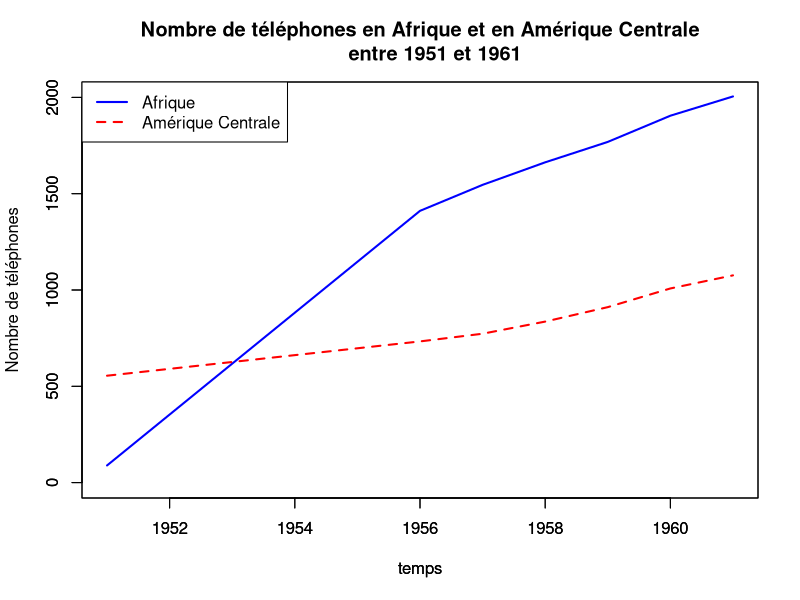

Here is the R script that generated this plot:
## ---- chunk 1
knitr::opts_chunk$set(echo = TRUE)
## ---- chunk 2
# 1.a
a = 0:535
x = a[a %% 3 == 0]

# 1.b
length(x)

# 1.c
y = x[x %% 5 == 0]

# 1.d
which(x %in% y)

# 1.e
x[(length(x) - 4):length(x)]

# 1.f
Y = matrix(y, nrow = 6, byrow = TRUE)
## ---- chunk 3
# 2.a
A = matrix(c(1, 0, 1, 1, 0, 1, 1, 1, 2, 3, 0, 1, 0, 0, 0, 1), nrow = 4)

# 2.b
det(A)

# 2.c
b = c(0, -1, 1, -2)
solve(A, b)

# 2.d
C = A[c(-2, -4), -1]
B = cbind(C[, 3], C[, 1], C[, 2])

# 2.e
t(B)
## ---- chunk 4
# 1.
?WorldPhones

# 2.

## 2.a
ncol(WorldPhones)

## 2.b
nrow(WorldPhones)

# 3.

## 3.a
names(WorldPhones[1, ])

## 3.b
names(WorldPhones[, 1])

# 4.
summary(WorldPhones)

# 5.

## 5.a
apply(WorldPhones, 2, sd)

## 5.b
apply(WorldPhones, 1, sd)

# 6.

## 6.a
class(WorldPhones)

## 6.b
temps = as.integer(names(WorldPhones[, 1]))

## 6.c
africa = WorldPhones[, "Africa"]
mid_amer = WorldPhones[, "Mid.Amer"]

## 6.d
plot(temps, africa, col="blue", ylab="", ylim=c(0, 2000), type="l", lty=1,
     lwd=2, main="Nombre de téléphones en Afrique et en Amérique Centrale
     entre 1951 et 1961")
par(new=TRUE)
plot(temps, mid_amer, col="red", ylab="Nombre de téléphones", ylim=c(0, 2000),
     type="l", lty=2, lwd=2)
legend("topleft", legend=c("Afrique", "Amérique Centrale"), lty=c(1, 2),
       lwd=c(2, 2), col=c("blue", "red"))
## ---- chunk 5
# 1.
tarif0 = function(age){
  if(age < 0) return("Age invalide")
  if(age <= 11) return("demi-tarif")
  if(age > 65) return("tarif senior")
  return("plein tarif")
}

# 2.
sapply(c(7, 55, 17, 75, 90), tarif0)

# 3.
### tarif0 n'est pas vectorisee (structures conditionnelles)

# 4.
tarif = function(ages) return(sapply(ages, tarif0))
tarif(c(7, 55, 17, 75, 90))
